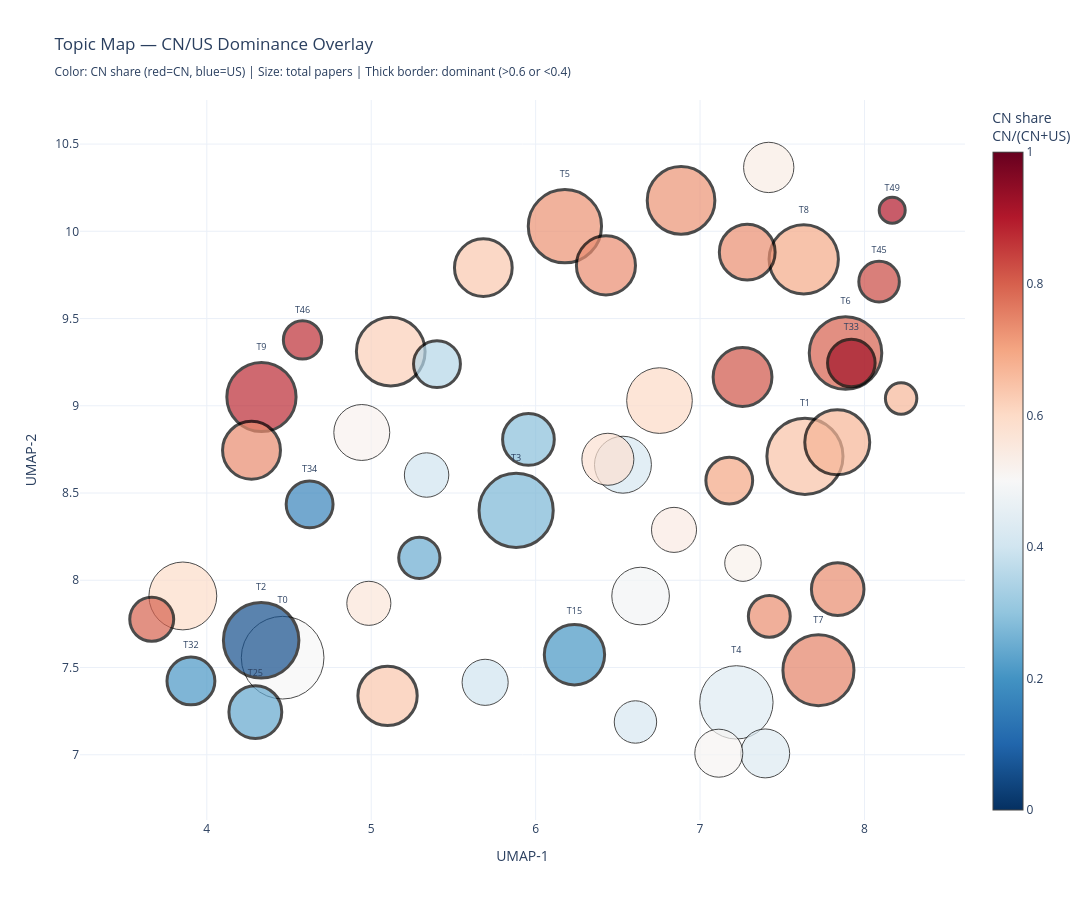

Notebook source saved alongside this figure:
### Markdown cell above
# Ⅳ. 技术版图 + 结构洞察

## §15 Topic Map — CN/US Dominance Overlay
Generate a custom Plotly interactive scatter where each dot is a topic, coloured by CN share and sized by paper count.

## §16 US-only Topics Deep Dive
For topics exclusively claimed by US (default: 21, 43), produce a diagnostic material pack to distinguish **true capability gaps** from **cluster split effects / local boundary artefacts**.

**【中文说明】**
- **技术版图**：在主题嵌入的 UMAP 平面上用颜色表示中美主导程度、点大小表示论文规模，将结构与国别结合起来看。
- **仅美国出现的主题**：生成诊断包，区分真实空白与聚类边界/拆分伪影。

### Code cell
# 【单元格中文说明】
# - build_topic_stats：每主题统计中美篇数、占比、dominance=2*CN_share−1；make_topic_map：主题嵌入 UMAP 二维 + Plotly 交互散点。
# - 颜色表示中国在该主题内占比，点大小表示全球该主题论文数；粗边框表示中美一侧主导（>60%）。


# ══════════════════════════════════════════════════════════════════════════════
# §15  Topic Map — CN/US Dominance Overlay
# ══════════════════════════════════════════════════════════════════════════════
import plotly.graph_objects as go
from sklearn.metrics.pairwise import cosine_similarity as _cosine_sim

# ── 14.0 Fallback loaders — ensure key variables exist ───────────────────────
if "TOPIC_COL" not in dir() or TOPIC_COL is None:
    for _c in ["topic_reduced", "topic_reassign", "topic"]:
        if _c in df.columns and df[_c].notna().any():
            TOPIC_COL = _c
            break
print(f"TOPIC_COL = '{TOPIC_COL}'")

COUNTRY_COL_14 = "country2" if "country2" in df.columns else "country_code"
if COUNTRY_COL_14 == "country_code" and "country2" not in df.columns:
    df["country2"] = df["country_code"].map(
        lambda c: "CN" if c == "CN" else ("US" if c == "US" else "OTHER")
    )
    COUNTRY_COL_14 = "country2"

if "topic_model" not in dir() or topic_model is None:
    from bertopic import BERTopic as _BT
    topic_model = _BT.load(os.path.join(OUTPUT_DIR, "bertopic_model"))
    print("✅ Loaded BERTopic model from disk")

_repr_path_14 = os.path.join(OUTPUT_DIR, "representative_docs.json")
if "repr_docs" not in dir() or repr_docs is None:
    if os.path.exists(_repr_path_14):
        with open(_repr_path_14, "r", encoding="utf-8") as f:
            repr_docs = json.load(f)

_trend_path_14 = os.path.join(OUTPUT_DIR, "time_evolution", "topic_trend_summary.csv")
_trend_14 = None
if "trend_summary" in dir() and trend_summary is not None:
    _trend_14 = trend_summary.copy()
elif os.path.exists(_trend_path_14):
    _trend_14 = pd.read_csv(_trend_path_14)
    print("✅ Loaded topic_trend_summary.csv")

# ── 14.1 build_topic_stats() ────────────────────────────────────────────────
def build_topic_stats(df, topic_col, country_col, topic_model_obj):
    """Per-topic metrics: CN/US counts, shares, dominance, keywords."""
    # 中文：按主题统计中美篇数、占比、dominance，并拉取关键词用于悬停。
    valid_mask = df[topic_col].notna()
    if (df[topic_col] == -1).any():
        valid_mask = valid_mask & (df[topic_col] != -1)
    df_work = df[valid_mask & df[country_col].isin(["CN", "US"])].copy()
    ct = df_work.groupby([topic_col, country_col]).size().unstack(fill_value=0)
    for c in ["CN", "US"]:
        if c not in ct.columns:
            ct[c] = 0
    ct = ct[["CN", "US"]].copy()
    ct.columns = ["count_CN", "count_US"]
    ct["count_total_CNUS"] = ct["count_CN"] + ct["count_US"]
    ct["CN_share_in_topic"] = ct["count_CN"] / ct["count_total_CNUS"].replace(0, np.nan)
    ct["US_share_in_topic"] = ct["count_US"] / ct["count_total_CNUS"].replace(0, np.nan)
    ct["dominance"] = 2 * ct["CN_share_in_topic"] - 1

    # Total count across ALL countries (for dot size)
    valid_all = df[topic_col].notna()
    if (df[topic_col] == -1).any():
        valid_all = valid_all & (df[topic_col] != -1)
    total_all = df[valid_all].groupby(topic_col).size().rename("topic_total_count")
    ct = ct.join(total_all, how="left")
    ct["topic_total_count"] = ct["topic_total_count"].fillna(ct["count_total_CNUS"])

    # Keywords (top 15)
    kw_list = []
    for tid in ct.index:
        try:
            kws = topic_model_obj.get_topic(tid)
            kw_list.append(", ".join([w for w, _ in kws[:15]]) if kws else "")
        except Exception:
            kw_list.append("")
    ct["keywords"] = kw_list
    ct.index.name = "topic_id"
    return ct.reset_index()


# ── 14.2 make_topic_map() ───────────────────────────────────────────────────
def make_topic_map(topic_stats, topic_model_obj, trend_df=None, seed=42, output_dir=OUTPUT_DIR, top_label_n=10):
    """Interactive Plotly topic map coloured by CN/US dominance."""
    # 中文：用 topic_embeddings_ 做 UMAP 二维散点，颜色=CN 占比，大小=全球发文量。
    # ── Topic embeddings ─────────────────────────────────────────────────
    te = getattr(topic_model_obj, "topic_embeddings_", None)
    if te is None:
        raise RuntimeError("topic_model.topic_embeddings_ not found; reload model with embedding support.")
    ti = topic_model_obj.get_topic_info()
    tid_list = ti["Topic"].tolist()

    valid_tids = set(topic_stats["topic_id"].tolist())
    mask_te = [t in valid_tids for t in tid_list]
    te_filt = te[mask_te]
    tids_filt = [t for t, m in zip(tid_list, mask_te) if m]

    # ── UMAP 2-D on topic embeddings ────────────────────────────────────
    n_nbrs = min(15, max(2, len(tids_filt) - 1))
    umap_te = UMAP(n_components=2, random_state=seed, n_neighbors=n_nbrs, min_dist=0.1)
    coords = umap_te.fit_transform(te_filt)

    plot_df = pd.DataFrame({"topic_id": tids_filt, "x": coords[:, 0], "y": coords[:, 1]}).merge(
        topic_stats, on="topic_id", how="left"
    )

    # ── Merge trend info (optional) ─────────────────────────────────────
    if trend_df is not None:
        _tc = []
        for c in ["slope_delta", "trend_label", "cross_year"]:
            if c in trend_df.columns:
                _tc.append(c)
        if _tc:
            _merge = trend_df[["topic"] + _tc].rename(columns={"topic": "topic_id"})
            plot_df = plot_df.merge(_merge, on="topic_id", how="left")

    # ── Visual encodings ────────────────────────────────────────────────
    plot_df["size_scaled"] = np.sqrt(plot_df["topic_total_count"].fillna(1)) * 2.5

    def _bw(cn_s):
        if pd.isna(cn_s):
            return 1
        return 3 if (cn_s > 0.6 or cn_s < 0.4) else 1

    plot_df["border_width"] = plot_df["CN_share_in_topic"].apply(_bw)

    # ── Hover text ──────────────────────────────────────────────────────
    hover_texts = []
    for _, r in plot_df.iterrows():
        parts = [
            f"<b>Topic {int(r['topic_id'])}</b>",
            f"Keywords: {str(r.get('keywords', ''))[:100]}",
            f"count_CN: {int(r.get('count_CN', 0))}",
            f"count_US: {int(r.get('count_US', 0))}",
            f"CN_share: {r.get('CN_share_in_topic', 0):.3f}",
            f"US_share: {r.get('US_share_in_topic', 0):.3f}",
            f"dominance: {r.get('dominance', 0):.3f}",
        ]
        if "slope_delta" in r.index and pd.notna(r.get("slope_delta")):
            parts.append(f"slope_delta: {r['slope_delta']:.2e}")
        if "trend_label" in r.index and pd.notna(r.get("trend_label")):
            parts.append(f"trend: {r['trend_label']}")
        if "cross_year" in r.index and pd.notna(r.get("cross_year")):
            parts.append(f"cross_year: {int(r['cross_year'])}")
        hover_texts.append("<br>".join(parts))

    # ── Labels for top-N or extreme dominance ───────────────────────────
    top_size = set(plot_df.nlargest(top_label_n, "topic_total_count")["topic_id"])
    top_dom = set(plot_df.nlargest(5, "dominance")["topic_id"])
    bot_dom = set(plot_df.nsmallest(5, "dominance")["topic_id"])
    label_set = top_size | top_dom | bot_dom
    text_labels = [f"T{int(r['topic_id'])}" if r["topic_id"] in label_set else "" for _, r in plot_df.iterrows()]

    # ── Main Plotly figure ──────────────────────────────────────────────
    fig = go.Figure(
        go.Scatter(
            x=plot_df["x"],
            y=plot_df["y"],
            mode="markers+text",
            marker=dict(
                size=plot_df["size_scaled"],
                color=plot_df["CN_share_in_topic"],
                colorscale="RdBu_r",
                cmin=0,
                cmax=1,
                colorbar=dict(title="CN share<br>CN/(CN+US)"),
                line=dict(width=plot_df["border_width"], color="black"),
            ),
            text=text_labels,
            textposition="top center",
            textfont=dict(size=9),
            hovertext=hover_texts,
            hoverinfo="text",
        )
    )
    fig.update_layout(
        title="Topic Map — CN/US Dominance Overlay<br><sub>Color: CN share (red=CN, blue=US) | Size: total papers | Thick border: dominant (>0.6 or <0.4)</sub>",
        xaxis_title="UMAP-1",
        yaxis_title="UMAP-2",
        width=1200,
        height=900,
        template="plotly_white",
    )

    html_p = os.path.join(output_dir, "topic_map_country.html")
    fig.write_html(html_p)
    print(f"✅ Saved {html_p}")

    try:
        png_p = os.path.join(output_dir, "topic_map_country.png")
        fig.write_image(png_p, scale=2)
        print(f"✅ Saved {png_p}")
    except Exception as e:
        print(f"⚠️  PNG export failed ({e}). Try: pip install -U kaleido")

    # ── Dominant-only static version ────────────────────────────────────
    dom_mask = (plot_df["CN_share_in_topic"] > 0.6) | (plot_df["CN_share_in_topic"] < 0.4)
    dom_df = plot_df[dom_mask].copy()
    if len(dom_df) > 0:
        fig_dom = go.Figure(
            go.Scatter(
                x=dom_df["x"],
                y=dom_df["y"],
                mode="markers+text",
                marker=dict(
                    size=np.sqrt(dom_df["topic_total_count"].fillna(1)) * 2.5,
                    color=dom_df["CN_share_in_topic"],
                    colorscale="RdBu_r",
                    cmin=0,
                    cmax=1,
                    colorbar=dict(title="CN share"),
                    line=dict(width=2, color="black"),
                ),
                text=[f"T{int(t)}" for t in dom_df["topic_id"]],
                textposition="top center",
                textfont=dict(size=9),
                hovertext=[hover_texts[i] for i in dom_df.index],
                hoverinfo="text",
            )
        )
        fig_dom.update_layout(
            title="Topic Map — Dominant Topics Only (CN>0.6 or US>0.6)",
            xaxis_title="UMAP-1",
            yaxis_title="UMAP-2",
            width=1200,
            height=900,
            template="plotly_white",
        )
        try:
            dom_png = os.path.join(output_dir, "topic_map_country_dominant.png")
            fig_dom.write_image(dom_png, scale=2)
            print(f"✅ Saved {dom_png}")
        except Exception as e:
            print(f"⚠️  Dominant PNG failed ({e})")

    try:
        fig.show()
    except Exception as _e:
        print(
            f"⚠️  fig.show() failed ({_e})\n"
            "    Fix: pip install -U nbformat\n"
            "    Falling back to IFrame display of saved HTML …"
        )
        try:
            from IPython.display import IFrame, display
            _html_p = os.path.join(output_dir, "topic_map_country.html")
            display(IFrame(src=_html_p, width="100%", height=900))
        except Exception:
            print("    Open topic_map_country.html in a browser to view the chart.")
    return plot_df


# ── 14.3 Execute ─────────────────────────────────────────────────────────────
topic_stats_14 = build_topic_stats(df, TOPIC_COL, COUNTRY_COL_14, topic_model)
topic_stats_14.to_csv(os.path.join(OUTPUT_DIR, "topic_stats_country.csv"), index=False)
print(f"✅ Exported topic_stats_country.csv ({len(topic_stats_14)} topics)")

plot_df_14 = make_topic_map(
    topic_stats_14,
    topic_model,
    trend_df=_trend_14,
    seed=SEED,
    output_dir=OUTPUT_DIR,
    top_label_n=10,
)
print("\n🎉 §15 complete — topic map with country overlay generated.")

### Figure 1 — Plotly figure (JSON) as saved in the notebook; plotly's stock layout.template omitted (floating-point values rounded to 4 significant figures)
{"data": [{"hoverinfo": "text", "hovertext": ["<b>Topic 0</b><br>Keywords: environmental, daiichi plant, samples collected, samples, water, km, daiichi, concentrations, observ<br>count_CN: 82<br>count_US: 82<br>CN_share: 0.500<br>US_share: 0.500<br>dominance: 0.000<br>slope_delta: -2.18e-04<br>trend: pulling_away<br>cross_year: 1993", "<b>Topic 1</b><br>Keywords: water, reactors, reserved, water reactor, reactor, fuel, pwr, performed, heat removal, rights reserv<br>count_CN: 147<br>count_US: 81<br>CN_share: 0.645<br>US_share: 0.355<br>dominance: 0.289<br>slope_delta: 1.53e-04<br>trend: catching_up<br>cross_year: 1997", "<b>Topic 2</b><br>Keywords: exposed, radiation, ionizing, exposure, ionizing radiation, chernobyl plant, radiation exposure, pro<br>count_CN: 12<br>count_US: 195<br>CN_share: 0.058<br>US_share: 0.942<br>dominance: -0.884<br>slope_delta: 6.52e-04<br>trend: catching_up", "<b>Topic 3</b><br>Keywords: radiation, neutrons, irradiation, spent fuel, isotopes, reactor, spent, reactors, performed, neutron<br>count_CN: 50<br>count_US: 134<br>CN_share: 0.272<br>US_share: 0.728<br>dominance: -0.457<br>slope_delta: 1.07e-03<br>trend: catching_up", "<b>Topic 4</b><br>Keywords: reserved, rights reserved, presented, applied, developed, regulatory, quantification, cause, importa<br>count_CN: 114<br>count_US: 147<br>CN_share: 0.437<br>US_share: 0.563<br>dominance: -0.126<br>slope_delta: 3.67e-03<br>trend: catching_up<br>cross_year: 2015", "<b>Topic 5</b><br>Keywords: reactor, fe, observed, ni, cr, investigated, cu, material, formation, metal<br>count_CN: 318<br>count_US: 119<br>CN_share: 0.728<br>US_share: 0.272<br>dominance: 0.455<br>slope_delta: 5.01e-04<br>trend: catching_up<br>cross_year: 1996", "<b>Topic 6</b><br>Keywords: reactor, fuel, coolant, water, heat, thermal hydraulic, thermal, reserved, investigated, temperature<br>count_CN: 325<br>count_US: 82<br>CN_share: 0.799<br>US_share: 0.201<br>dominance: 0.597<br>slope_delta: 1.97e-03<br>trend: catching_up<br>cross_year: 2001", "<b>Topic 7</b><br>Keywords: reactor, equipment, degradation, accident, safety, fault, transient, applied, systems, abnormal<br>count_CN: 311<br>count_US: 104<br>CN_share: 0.749<br>US_share: 0.251<br>dominance: 0.499<br>slope_delta: 2.50e-03<br>trend: catching_up<br>cross_year: 2014", "<b>Topic 8</b><br>Keywords: equipment, damage, ssi, element, fault, hazard, pga, base isolated, high, engineering<br>count_CN: 217<br>count_US: 97<br>CN_share: 0.691<br>US_share: 0.309<br>dominance: 0.382<br>slope_delta: 1.19e-03<br>trend: catching_up<br>cross_year: 2013", "<b>Topic 9</b><br>Keywords: prepared, ion, desorption, radioactive, ions, radioactive wastewater, uranyl, vi, mg, separation<br>count_CN: 453<br>count_US: 65<br>CN_share: 0.875<br>US_share: 0.125<br>dominance: 0.749<br>slope_delta: 2.48e-03<br>trend: catching_up<br>cross_year: 2011", "<b>Topic 10</b><br>Keywords: reactor, neutron, fuel, thermal, temperatures, investigated, high temperature, temperature, samples,<br>count_CN: 248<br>count_US: 152<br>CN_share: 0.620<br>US_share: 0.380<br>dominance: 0.240<br>slope_delta: -3.63e-03<br>trend: pulling_away<br>cross_year: 1993", "<b>Topic 11</b><br>Keywords: daiichi plant, observed, daiichi, dissolved, discharge, 129, radioactive, samples, released, measure<br>count_CN: 76<br>count_US: 52<br>CN_share: 0.594<br>US_share: 0.406<br>dominance: 0.188<br>slope_delta: 5.48e-04<br>trend: catching_up<br>cross_year: 2001", "<b>Topic 12</b><br>Keywords: reactor, reactor pressure, asme, thermal, welds, damage, temperature, stainless, experimental, welde<br>count_CN: 199<br>count_US: 75<br>CN_share: 0.726<br>US_share: 0.274<br>dominance: 0.453<br>slope_delta: 2.88e-04<br>trend: stable<br>cross_year: 2006", "<b>Topic 13</b><br>Keywords: water, performed, fuel, advanced, reserved, heat, rights reserved, different, neutronic, thermal<br>count_CN: 150<br>count_US: 100<br>CN_share: 0.600<br>US_share: 0.400<br>dominance: 0.200<br>slope_delta: -1.64e-03<br>trend: pulling_away<br>cross_year: 1993", "<b>Topic 14</b><br>Keywords: reactor, reactors, fuel, thermal hydraulic, heat removal, reserved, thermal, experimental, heat, hyd<br>count_CN: 198<br>count_US: 98<br>CN_share: 0.669<br>US_share: 0.331<br>dominance: 0.338<br>slope_delta: -9.34e-04<br>trend: pulling_away<br>cross_year: 1995", "<b>Topic 15</b><br>Keywords: fuel, reactor, facilities, reactors, mwe, water reactors, water reactor, water, technical, uranium<br>count_CN: 16<br>count_US: 62<br>CN_share: 0.205<br>US_share: 0.795<br>dominance: -0.590<br>slope_delta: -7.74e-04<br>trend: pulling_away<br>cross_year: 1993", "<b>Topic 16</b><br>Keywords: environmental, reactor, calculated, km, environment, activity, 10, release, released, potential<br>count_CN: 79<br>count_US: 45<br>CN_share: 0.637<br>US_share: 0.363<br>dominance: 0.274<br>slope_delta: -1.23e-03<br>trend: pulling_away<br>cross_year: 1995", "<b>Topic 17</b><br>Keywords: cracks, stress corrosion, corrosion cracking, alloys, fe, cracking, heat, stainless, wear, fuel<br>count_CN: 141<br>count_US: 51<br>CN_share: 0.734<br>US_share: 0.266<br>dominance: 0.469<br>slope_delta: 1.83e-04<br>trend: catching_up<br>cross_year: 1997", "<b>Topic 18</b><br>Keywords: water, debris, air, reserved, particles, concentration, performed, reactor, removal, experimental<br>count_CN: 137<br>count_US: 31<br>CN_share: 0.815<br>US_share: 0.185<br>dominance: 0.631<br>slope_delta: 1.74e-04<br>trend: catching_up<br>cross_year: 1996", "<b>Topic 19</b><br>Keywords: radioactive waste, radioactive, wastewater, water, disposal, na, investigated, fuel, radionuclides, <br>count_CN: 138<br>count_US: 49<br>CN_share: 0.738<br>US_share: 0.262<br>dominance: 0.476<br>slope_delta: -8.61e-04<br>trend: pulling_away<br>cross_year: 1994", "<b>Topic 20</b><br>Keywords: damage, ni, fe, reactor, observed, fuel, nb, cr, thermal, oxidation<br>count_CN: 201<br>count_US: 115<br>CN_share: 0.636<br>US_share: 0.364<br>dominance: 0.272<br>slope_delta: -3.42e-04<br>trend: pulling_away<br>cross_year: 2006", "<b>Topic 21</b><br>Keywords: fuel, fuels, sources, renewables, emissions, source, ghg, renewable, environmental, systems<br>count_CN: 78<br>count_US: 81<br>CN_share: 0.491<br>US_share: 0.509<br>dominance: -0.019<br>slope_delta: 1.17e-04<br>trend: catching_up<br>cross_year: 2001", "<b>Topic 22</b><br>Keywords: pwr, reactors, reactor core, calculations, reactor, safety, calculated, reserved, hydraulics, perfor<br>count_CN: 87<br>count_US: 122<br>CN_share: 0.416<br>US_share: 0.584<br>dominance: -0.167<br>slope_delta: -1.10e-03<br>trend: pulling_away<br>cross_year: 2000", "<b>Topic 23</b><br>Keywords: reactor, observed, neutrons, kgy, thermal, increased, applications, exposed, studied, mechanical<br>count_CN: 93<br>count_US: 87<br>CN_share: 0.517<br>US_share: 0.483<br>dominance: 0.033<br>slope_delta: 4.78e-04<br>trend: catching_up<br>cross_year: 2009", "<b>Topic 24</b><br>Keywords: element, material, plant, experimental, conducted, sc, plants, damage, mechanical, creep<br>count_CN: 160<br>count_US: 58<br>CN_share: 0.734<br>US_share: 0.266<br>dominance: 0.468<br>slope_delta: 1.08e-03<br>trend: catching_up<br>cross_year: 2002", "<b>Topic 25</b><br>Keywords: km, radioactive, kg, 10, uptake, sr 90, daiichi, 90, radioactive cs, distribution<br>count_CN: 6<br>count_US: 19<br>CN_share: 0.240<br>US_share: 0.760<br>dominance: -0.520<br>slope_delta: 3.33e-04<br>trend: catching_up<br>cross_year: 2004", "<b>Topic 26</b><br>Keywords: thermal, pwr, designed, transient, systems, error, mode, temperature, reactor core, reactivity<br>count_CN: 134<br>count_US: 48<br>CN_share: 0.736<br>US_share: 0.264<br>dominance: 0.473<br>slope_delta: 6.50e-04<br>trend: catching_up<br>cross_year: 2000", "<b>Topic 27</b><br>Keywords: reactor, reserved, reactor kinetics, obtained, analytical, neutrons, point reactor, transport, appli<br>count_CN: 63<br>count_US: 46<br>CN_share: 0.578<br>US_share: 0.422<br>dominance: 0.156<br>slope_delta: -1.47e-03<br>trend: pulling_away<br>cross_year: 2007", "<b>Topic 28</b><br>Keywords: burning, stellar, nuclei, calculations, neutron, neutron star, matter, present, energies, proton<br>count_CN: 41<br>count_US: 101<br>CN_share: 0.289<br>US_share: 0.711<br>dominance: -0.423<br>slope_delta: -1.20e-04<br>trend: pulling_away<br>cross_year: 1997", "<b>Topic 29</b><br>Keywords: damage, reactor, fuel, crack, cracks, welds, experimental, nde, fatigue, inspection<br>count_CN: 80<br>count_US: 69<br>CN_share: 0.537<br>US_share: 0.463<br>dominance: 0.074<br>slope_delta: 1.06e-05<br>trend: stable<br>cross_year: 2009", "<b>Topic 30</b><br>Keywords: reactor protection, reactor, reserved, rights reserved, protection, functional, industrial, applied,<br>count_CN: 50<br>count_US: 66<br>CN_share: 0.431<br>US_share: 0.569<br>dominance: -0.138<br>slope_delta: -7.15e-04<br>trend: pulling_away<br>cross_year: 1993", "<b>Topic 31</b><br>Keywords: reliability hra, control, hra, reliability, mcrs, mcr, systems, advanced, error, errors<br>count_CN: 68<br>count_US: 66<br>CN_share: 0.507<br>US_share: 0.493<br>dominance: 0.015<br>slope_delta: 1.45e-03<br>trend: catching_up<br>cross_year: 2002", "<b>Topic 32</b><br>Keywords: plant accident, observed, daiichi plant, exposed, contaminated, samples, radioactive, daiichi, 137, <br>count_CN: 15<br>count_US: 57<br>CN_share: 0.208<br>US_share: 0.792<br>dominance: -0.583<br>slope_delta: 3.18e-04<br>trend: catching_up", "<b>Topic 33</b><br>Keywords: reactor, secondary, analyzed, thermal, hydraulic, experimental, time, transient, distribution, proce<br>count_CN: 252<br>count_US: 21<br>CN_share: 0.923<br>US_share: 0.077<br>dominance: 0.846<br>slope_delta: 4.76e-04<br>trend: catching_up<br>cross_year: 1998", "<b>Topic 34</b><br>Keywords: reactor, inaa, radioactive waste, thermal neutron, ho, neutrons, ni, ho 166, xe, isotopic<br>count_CN: 11<br>count_US: 55<br>CN_share: 0.167<br>US_share: 0.833<br>dominance: -0.667<br>slope_delta: 4.98e-04<br>trend: catching_up", "<b>Topic 35</b><br>Keywords: fuel, thermal, csoh, spectroscopy, reactors, hydrogen, oxidation, gas, reactor, experimental<br>count_CN: 41<br>count_US: 75<br>CN_share: 0.353<br>US_share: 0.647<br>dominance: -0.293<br>slope_delta: -7.93e-04<br>trend: pulling_away<br>cross_year: 2001", "<b>Topic 36</b><br>Keywords: reactors, fuel, reactor, waste heat, heat, heat rejection, thermal, transient, carbon, technology<br>count_CN: 173<br>count_US: 76<br>CN_share: 0.695<br>US_share: 0.305<br>dominance: 0.390<br>slope_delta: 1.90e-03<br>trend: catching_up<br>cross_year: 2004", "<b>Topic 37</b><br>Keywords: fuel, reactor, radioactive, radiation, spent fuel, decontamination, technical, radioactive waste, fa<br>count_CN: 14<br>count_US: 21<br>CN_share: 0.400<br>US_share: 0.600<br>dominance: -0.200<br>slope_delta: 2.58e-04<br>trend: stable<br>cross_year: 2005", "<b>Topic 38</b><br>Keywords: fuels, reactor, reactors, hydrogen, mw, water, environmental, reserved, heat, thermal<br>count_CN: 52<br>count_US: 44<br>CN_share: 0.542<br>US_share: 0.458<br>dominance: 0.083<br>slope_delta: -2.51e-04<br>trend: pulling_away<br>cross_year: 1999", "<b>Topic 39</b><br>Keywords: isotopes, neutrons, calculated, nuclei, reactor, obtained, neutron spectra, neutron, neutron spectru<br>count_CN: 40<br>count_US: 60<br>CN_share: 0.400<br>US_share: 0.600<br>dominance: -0.200<br>slope_delta: -6.64e-04<br>trend: pulling_away<br>cross_year: 2001", "<b>Topic 40</b><br>Keywords: fuel, radiation monitoring, radioactive, radiation, reactor, radiation source, daiichi, daiichi stat<br>count_CN: 46<br>count_US: 36<br>CN_share: 0.561<br>US_share: 0.439<br>dominance: 0.122<br>slope_delta: 6.99e-05<br>trend: stable<br>cross_year: 2004", "<b>Topic 41</b><br>Keywords: thermal pollution, thermal discharge, discharge, thermal, water, cooling water, heated, environmenta<br>count_CN: 101<br>count_US: 26<br>CN_share: 0.795<br>US_share: 0.205<br>dominance: 0.591<br>slope_delta: 6.87e-04<br>trend: catching_up<br>cross_year: 2002", "<b>Topic 42</b><br>Keywords: reactor, reactors, iaea, facilities, degradation, technical, protection, equipment, accident, radiat<br>count_CN: 26<br>count_US: 36<br>CN_share: 0.419<br>US_share: 0.581<br>dominance: -0.161<br>slope_delta: 5.71e-04<br>trend: stable<br>cross_year: 2011", "<b>Topic 43</b><br>Keywords: thermal hydraulic, reactor, thermal, coolant accident, temperature, hydraulic, coolant, loss coolant<br>count_CN: 66<br>count_US: 24<br>CN_share: 0.733<br>US_share: 0.267<br>dominance: 0.467<br>slope_delta: 5.73e-04<br>trend: catching_up<br>cross_year: 2005", "<b>Topic 44</b><br>Keywords: recoil, matter, 13, measured, reactor, liquid, ce, 10, reactor core, ce nu<br>count_CN: 16<br>count_US: 48<br>CN_share: 0.250<br>US_share: 0.750<br>dominance: -0.500<br>slope_delta: -4.01e-04<br>trend: pulling_away<br>cross_year: 1997", "<b>Topic 45</b><br>Keywords: fuel, heat, thermal, reactor, transient, contact, experimental, computational, structure, element<br>count_CN: 104<br>count_US: 21<br>CN_share: 0.832<br>US_share: 0.168<br>dominance: 0.664<br>slope_delta: 1.08e-03<br>trend: catching_up<br>cross_year: 1998", "<b>Topic 46</b><br>Keywords: ag, radioactive, chemical, carbon, xe, gaseous, methyl, material, mg, excellent<br>count_CN: 146<br>count_US: 22<br>CN_share: 0.869<br>US_share: 0.131<br>dominance: 0.738<br>slope_delta: 2.26e-04<br>trend: catching_up<br>cross_year: 2014", "<b>Topic 47</b><br>Keywords: reactors, fuel, pwr, reserved, reactor, reactor core, optimized, neutron, thermal, rights reserved<br>count_CN: 47<br>count_US: 43<br>CN_share: 0.522<br>US_share: 0.478<br>dominance: 0.044<br>slope_delta: -8.03e-05<br>trend: stable<br>cross_year: 2003", "<b>Topic 48</b><br>Keywords: heat, thermal, transport, thermal radiation, chemical, mhd, temperature, reactor cooling, porous, sy<br>count_CN: 20<br>count_US: 10<br>CN_share: 0.667<br>US_share: 0.333<br>dominance: 0.333<br>slope_delta: 1.59e-04<br>trend: catching_up<br>cross_year: 2004", "<b>Topic 49</b><br>Keywords: systems, repair, designed, improved, operated, reactor, control, design, work, inspection<br>count_CN: 45<br>count_US: 5<br>CN_share: 0.900<br>US_share: 0.100<br>dominance: 0.800<br>slope_delta: 1.40e-04<br>trend: catching_up<br>cross_year: 2000"], "marker": {"cmax": 1, "cmin": 0, "color": [0.5, 0.6447, 0.05797, 0.2717, 0.4368, 0.7277, 0.7985, 0.7494, 0.6911, 0.8745, 0.62, 0.5938, 0.7263, 0.6, 0.6689, 0.2051, 0.6371, 0.7344, 0.8155, 0.738, 0.6361, 0.4906, 0.4163, 0.5167, 0.7339, 0.24, 0.7363, 0.578, 0.2887, 0.5369, 0.431, 0.5075, 0.2083, 0.9231, 0.1667, 0.3534, 0.6948, 0.4, 0.5417, 0.4, 0.561, 0.7953, 0.4194, 0.7333, 0.25, 0.832, 0.869, 0.5222, 0.6667, 0.9], "colorbar": {"title": {"text": "CN share<br>CN/(CN+US)"}}, "colorscale": [[0, "rgb(5,48,97)"], [0.1, "rgb(33,102,172)"], [0.2, "rgb(67,147,195)"], [0.3, "rgb(146,197,222)"], [0.4, "rgb(209,229,240)"], [0.5, "rgb(247,247,247)"], [0.6, "rgb(253,219,199)"], [0.7, "rgb(244,165,130)"], [0.8, "rgb(214,96,77)"], [0.9, "rgb(178,24,43)"], [1, "rgb(103,0,31)"]], "line": {"color": "black", "width": [1, 3, 3, 3, 1, 3, 3, 3, 3, 3, 3, 1, 3, 1, 3, 3, 3, 3, 3, 3, 3, 1, 1, 1, 3, 3, 3, 1, 3, 1, 1, 1, 3, 3, 3, 3, 3, 1, 1, 1, 1, 3, 1, 3, 3, 3, 3, 1, 3, 3]}, "size": [82.69, 76.12, 75.5, 74.2, 73.36, 73.27, 72.54, 71.06, 69.33, 69.24, 68.69, 67.87, 67.64, 65.67, 64.95, 60.31, 59.32, 59.06, 58.84, 57.93, 57.72, 57.61, 56.95, 55.96, 55.79, 52.86, 52.56, 52.02, 51.72, 50.31, 48.93, 48.02, 47.89, 47.57, 46.9, 46.9, 46.77, 46.1, 45.07, 44.44, 44.09, 43.95, 42.43, 41.91, 41.23, 40.54, 38.32, 36.49, 31.42, 25.98]}, "mode": "markers+text", "text": ["T0", "T1", "T2", "T3", "T4", "T5", "T6", "T7", "T8", "T9", "", "", "", "", "", "T15", "", "", "", "", "", "", "", "", "", "T25", "", "", "", "", "", "", "T32", "T33", "T34", "", "", "", "", "", "", "", "", "", "", "T45", "T46", "", "", "T49"], "textfont": {"size": 9}, "textposition": "top center", "type": "scatter", "x": [4.461, 7.638, 4.33, 5.881, 7.221, 6.178, 7.885, 7.72, 7.631, 4.332, 5.119, 3.854, 6.884, 6.753, 7.834, 6.236, 5.099, 6.428, 7.258, 4.272, 5.682, 6.638, 6.531, 4.943, 7.287, 4.295, 7.837, 6.439, 5.956, 7.418, 7.396, 7.114, 3.903, 7.92, 4.625, 5.4, 7.178, 5.693, 6.842, 5.337, 4.986, 3.665, 6.607, 7.421, 5.293, 8.089, 4.582, 7.261, 8.223, 8.169], "y": [7.556, 8.71, 7.656, 8.4, 7.3, 10.03, 9.302, 7.485, 9.84, 9.05, 9.311, 7.91, 10.18, 9.03, 8.791, 7.573, 7.338, 9.805, 9.165, 8.745, 9.792, 7.91, 8.662, 8.847, 9.881, 7.244, 7.949, 8.693, 8.807, 10.37, 7.008, 7.009, 7.423, 9.245, 8.435, 9.239, 8.572, 7.415, 8.289, 8.603, 7.868, 7.776, 7.188, 7.793, 8.128, 9.712, 9.378, 8.098, 9.042, 10.12]}], "layout": {"height": 900, "title": {"text": "Topic Map — CN/US Dominance Overlay<br><sub>Color: CN share (red=CN, blue=US) | Size: total papers | Thick border: dominant (>0.6 or <0.4)</sub>"}, "width": 1200, "xaxis": {"title": {"text": "UMAP-1"}}, "yaxis": {"title": {"text": "UMAP-2"}}}}
